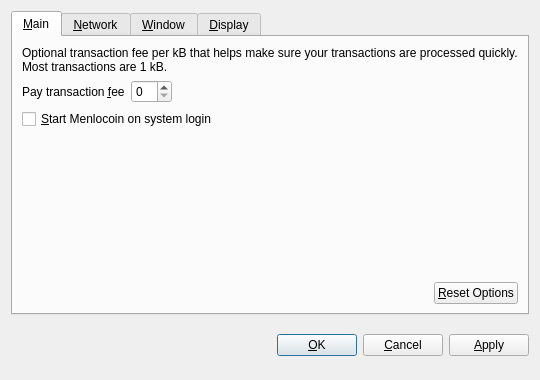
<?xml version="1.0" encoding="UTF-8"?>
<ui version="4.0">
 <class>OptionsDialog</class>
 <widget class="QDialog" name="OptionsDialog">
  <property name="geometry">
   <rect>
    <x>0</x>
    <y>0</y>
    <width>540</width>
    <height>380</height>
   </rect>
  </property>
  <property name="windowTitle">
   <string>Options</string>
  </property>
  <property name="modal">
   <bool>true</bool>
  </property>
  <layout class="QVBoxLayout" name="verticalLayout">
   <item>
    <widget class="QTabWidget" name="tabWidget">
     <property name="tabPosition">
      <enum>QTabWidget::North</enum>
     </property>
     <property name="currentIndex">
      <number>0</number>
     </property>
     <widget class="QWidget" name="tabMain">
      <attribute name="title">
       <string>&amp;Main</string>
      </attribute>
      <layout class="QVBoxLayout" name="verticalLayout_Main">
       <item>
        <widget class="QLabel" name="transactionFeeInfoLabel">
         <property name="text">
          <string>Optional transaction fee per kB that helps make sure your transactions are processed quickly. Most transactions are 1 kB.</string>
         </property>
         <property name="textFormat">
          <enum>Qt::PlainText</enum>
         </property>
         <property name="wordWrap">
          <bool>true</bool>
         </property>
        </widget>
       </item>
       <item>
        <layout class="QHBoxLayout" name="horizontalLayout_1_Main">
         <item>
          <widget class="QLabel" name="transactionFeeLabel">
           <property name="text">
            <string>Pay transaction &amp;fee</string>
           </property>
           <property name="textFormat">
            <enum>Qt::PlainText</enum>
           </property>
           <property name="buddy">
            <cstring>transactionFee</cstring>
           </property>
          </widget>
         </item>
         <item>
          <widget class="BitcoinAmountField" name="transactionFee"/>
         </item>
         <item>
          <spacer name="horizontalSpacer_1_Main">
           <property name="orientation">
            <enum>Qt::Horizontal</enum>
           </property>
           <property name="sizeHint" stdset="0">
            <size>
             <width>40</width>
             <height>20</height>
            </size>
           </property>
          </spacer>
         </item>
        </layout>
       </item>
       <item>
        <widget class="QCheckBox" name="bitcoinAtStartup">
         <property name="toolTip">
          <string>Automatically start Menlocoin after logging in to the system.</string>
         </property>
         <property name="text">
          <string>&amp;Start Menlocoin on system login</string>
         </property>
        </widget>
       </item>
       <item>
        <spacer name="verticalSpacer_Main">
         <property name="orientation">
          <enum>Qt::Vertical</enum>
         </property>
         <property name="sizeHint" stdset="0">
          <size>
           <width>20</width>
           <height>40</height>
          </size>
         </property>
        </spacer>
       </item>
       <item>
        <layout class="QHBoxLayout" name="horizontalLayout_2_Main">
         <item>
          <spacer name="horizontalSpacer_2_Main">
           <property name="orientation">
            <enum>Qt::Horizontal</enum>
           </property>
           <property name="sizeHint" stdset="0">
            <size>
             <width>40</width>
             <height>20</height>
            </size>
           </property>
          </spacer>
         </item>
         <item>
          <widget class="QPushButton" name="resetButton">
           <property name="toolTip">
            <string>Reset all client options to default.</string>
           </property>
           <property name="text">
            <string>&amp;Reset Options</string>
           </property>
           <property name="autoDefault">
            <bool>false</bool>
           </property>
          </widget>
         </item>
        </layout>
       </item>
      </layout>
     </widget>
     <widget class="QWidget" name="tabNetwork">
      <attribute name="title">
       <string>&amp;Network</string>
      </attribute>
      <layout class="QVBoxLayout" name="verticalLayout_Network">
       <item>
        <widget class="QCheckBox" name="mapPortUpnp">
         <property name="toolTip">
          <string>Automatically open the Menlocoin client port on the router. This only works when your router supports UPnP and it is enabled.</string>
         </property>
         <property name="text">
          <string>Map port using &amp;UPnP</string>
         </property>
        </widget>
       </item>
       <item>
        <widget class="QCheckBox" name="connectSocks">
         <property name="toolTip">
          <string>Connect to the Menlocoin network through a SOCKS proxy (e.g. when connecting through Tor).</string>
         </property>
         <property name="text">
          <string>&amp;Connect through SOCKS proxy:</string>
         </property>
        </widget>
       </item>
       <item>
        <layout class="QHBoxLayout" name="horizontalLayout_Network">
         <item>
          <widget class="QLabel" name="proxyIpLabel">
           <property name="text">
            <string>Proxy &amp;IP:</string>
           </property>
           <property name="textFormat">
            <enum>Qt::PlainText</enum>
           </property>
           <property name="buddy">
            <cstring>proxyIp</cstring>
           </property>
          </widget>
         </item>
         <item>
          <widget class="QValidatedLineEdit" name="proxyIp">
           <property name="maximumSize">
            <size>
             <width>140</width>
             <height>16777215</height>
            </size>
           </property>
           <property name="toolTip">
            <string>IP address of the proxy (e.g. 127.0.0.1)</string>
           </property>
          </widget>
         </item>
         <item>
          <widget class="QLabel" name="proxyPortLabel">
           <property name="text">
            <string>&amp;Port:</string>
           </property>
           <property name="textFormat">
            <enum>Qt::PlainText</enum>
           </property>
           <property name="buddy">
            <cstring>proxyPort</cstring>
           </property>
          </widget>
         </item>
         <item>
          <widget class="QLineEdit" name="proxyPort">
           <property name="maximumSize">
            <size>
             <width>55</width>
             <height>16777215</height>
            </size>
           </property>
           <property name="toolTip">
            <string>Port of the proxy (e.g. 9050)</string>
           </property>
          </widget>
         </item>
         <item>
          <widget class="QLabel" name="socksVersionLabel">
           <property name="text">
            <string>SOCKS &amp;Version:</string>
           </property>
           <property name="textFormat">
            <enum>Qt::PlainText</enum>
           </property>
           <property name="buddy">
            <cstring>socksVersion</cstring>
           </property>
          </widget>
         </item>
         <item>
          <widget class="QValueComboBox" name="socksVersion">
           <property name="toolTip">
            <string>SOCKS version of the proxy (e.g. 5)</string>
           </property>
          </widget>
         </item>
         <item>
          <spacer name="horizontalSpacer_Network">
           <property name="orientation">
            <enum>Qt::Horizontal</enum>
           </property>
           <property name="sizeHint" stdset="0">
            <size>
             <width>40</width>
             <height>20</height>
            </size>
           </property>
          </spacer>
         </item>
        </layout>
       </item>
       <item>
        <spacer name="verticalSpacer_Network">
         <property name="orientation">
          <enum>Qt::Vertical</enum>
         </property>
         <property name="sizeHint" stdset="0">
          <size>
           <width>20</width>
           <height>40</height>
          </size>
         </property>
        </spacer>
       </item>
      </layout>
     </widget>
     <widget class="QWidget" name="tabWindow">
      <attribute name="title">
       <string>&amp;Window</string>
      </attribute>
      <layout class="QVBoxLayout" name="verticalLayout_Window">
       <item>
        <widget class="QCheckBox" name="minimizeToTray">
         <property name="toolTip">
          <string>Show only a tray icon after minimizing the window.</string>
         </property>
         <property name="text">
          <string>&amp;Minimize to the tray instead of the taskbar</string>
         </property>
        </widget>
       </item>
       <item>
        <widget class="QCheckBox" name="minimizeOnClose">
         <property name="toolTip">
          <string>Minimize instead of exit the application when the window is closed. When this option is enabled, the application will be closed only after selecting Quit in the menu.</string>
         </property>
         <property name="text">
          <string>M&amp;inimize on close</string>
         </property>
        </widget>
       </item>
       <item>
        <spacer name="verticalSpacer_Window">
         <property name="orientation">
          <enum>Qt::Vertical</enum>
         </property>
         <property name="sizeHint" stdset="0">
          <size>
           <width>20</width>
           <height>40</height>
          </size>
         </property>
        </spacer>
       </item>
      </layout>
     </widget>
     <widget class="QWidget" name="tabDisplay">
      <attribute name="title">
       <string>&amp;Display</string>
      </attribute>
      <layout class="QVBoxLayout" name="verticalLayout_Display">
       <item>
        <layout class="QHBoxLayout" name="horizontalLayout_1_Display">
         <item>
          <widget class="QLabel" name="langLabel">
           <property name="text">
            <string>User Interface &amp;language:</string>
           </property>
           <property name="textFormat">
            <enum>Qt::PlainText</enum>
           </property>
           <property name="buddy">
            <cstring>lang</cstring>
           </property>
          </widget>
         </item>
         <item>
          <widget class="QValueComboBox" name="lang">
           <property name="toolTip">
            <string>The user interface language can be set here. This setting will take effect after restarting Menlocoin.</string>
           </property>
          </widget>
         </item>
        </layout>
       </item>
       <item>
        <layout class="QHBoxLayout" name="horizontalLayout_2_Display">
         <item>
          <widget class="QLabel" name="unitLabel">
           <property name="text">
            <string>&amp;Unit to show amounts in:</string>
           </property>
           <property name="textFormat">
            <enum>Qt::PlainText</enum>
           </property>
           <property name="buddy">
            <cstring>unit</cstring>
           </property>
          </widget>
         </item>
         <item>
          <widget class="QValueComboBox" name="unit">
           <property name="toolTip">
            <string>Choose the default subdivision unit to show in the interface and when sending coins.</string>
           </property>
          </widget>
         </item>
        </layout>
       </item>
       <item>
        <widget class="QCheckBox" name="displayAddresses">
         <property name="toolTip">
          <string>Whether to show Menlocoin addresses in the transaction list or not.</string>
         </property>
         <property name="text">
          <string>&amp;Display addresses in transaction list</string>
         </property>
        </widget>
       </item>
       <item>
        <widget class="QCheckBox" name="coinControlFeatures">
         <property name="toolTip">
          <string>Whether to show coin control features or not.</string>
         </property>
         <property name="text">
          <string>Display coin &amp;control features (experts only!)</string>
         </property>
        </widget>
       </item>
       <item>
        <spacer name="verticalSpacer_Display">
         <property name="orientation">
          <enum>Qt::Vertical</enum>
         </property>
         <property name="sizeHint" stdset="0">
          <size>
           <width>20</width>
           <height>40</height>
          </size>
         </property>
        </spacer>
       </item>
      </layout>
     </widget>
    </widget>
   </item>
   <item>
    <layout class="QHBoxLayout" name="horizontalLayout_Buttons">
     <item>
      <spacer name="horizontalSpacer_1">
       <property name="orientation">
        <enum>Qt::Horizontal</enum>
       </property>
       <property name="sizeHint" stdset="0">
        <size>
         <width>40</width>
         <height>48</height>
        </size>
       </property>
      </spacer>
     </item>
     <item>
      <widget class="QLabel" name="statusLabel">
       <property name="font">
        <font>
         <weight>75</weight>
         <bold>true</bold>
        </font>
       </property>
       <property name="text">
        <string/>
       </property>
       <property name="textFormat">
        <enum>Qt::PlainText</enum>
       </property>
       <property name="wordWrap">
        <bool>true</bool>
       </property>
      </widget>
     </item>
     <item>
      <spacer name="horizontalSpacer_2">
       <property name="orientation">
        <enum>Qt::Horizontal</enum>
       </property>
       <property name="sizeHint" stdset="0">
        <size>
         <width>40</width>
         <height>48</height>
        </size>
       </property>
      </spacer>
     </item>
     <item>
      <widget class="QPushButton" name="okButton">
       <property name="text">
        <string>&amp;OK</string>
       </property>
      </widget>
     </item>
     <item>
      <widget class="QPushButton" name="cancelButton">
       <property name="text">
        <string>&amp;Cancel</string>
       </property>
       <property name="autoDefault">
        <bool>false</bool>
       </property>
      </widget>
     </item>
     <item>
      <widget class="QPushButton" name="applyButton">
       <property name="text">
        <string>&amp;Apply</string>
       </property>
       <property name="autoDefault">
        <bool>false</bool>
       </property>
      </widget>
     </item>
    </layout>
   </item>
  </layout>
 </widget>
 <customwidgets>
  <customwidget>
   <class>BitcoinAmountField</class>
   <extends>QSpinBox</extends>
   <header>bitcoinamountfield.h</header>
  </customwidget>
  <customwidget>
   <class>QValueComboBox</class>
   <extends>QComboBox</extends>
   <header>qvaluecombobox.h</header>
  </customwidget>
  <customwidget>
   <class>QValidatedLineEdit</class>
   <extends>QLineEdit</extends>
   <header>qvalidatedlineedit.h</header>
  </customwidget>
 </customwidgets>
 <resources/>
 <connections/>
</ui>
